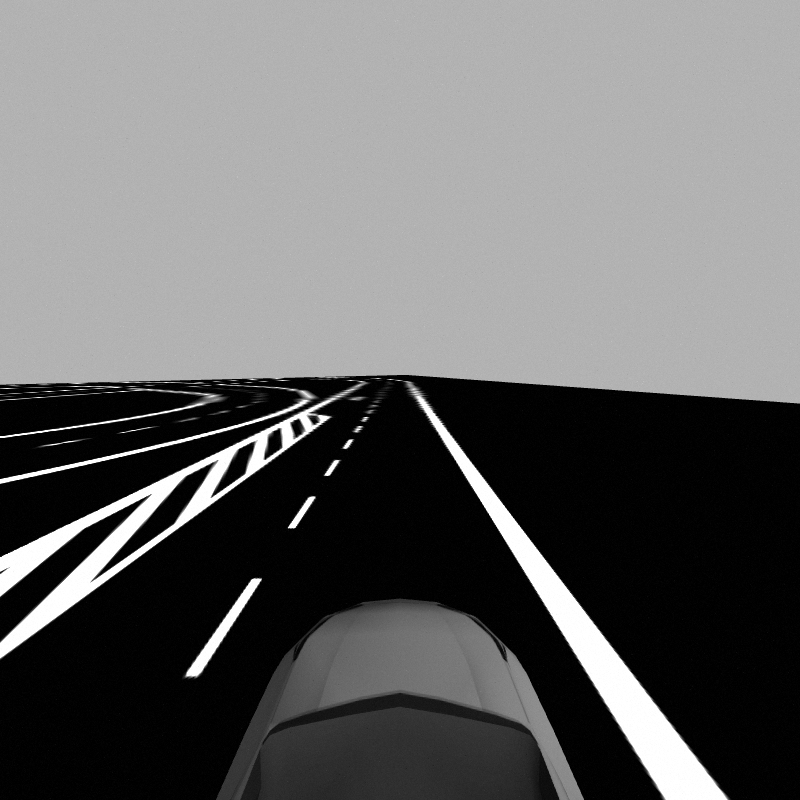
#> input picture notebooks/lane_detection_loop_20.png, 800 x 800 px
$ jupyter execute asd_lab_features.ipynb   (shell and % lines are left out)
#> lines starting #> are read from the running program, lines starting #| are printed output that depends on the picture; after the words box and inside, x2 and y2 are one past the last pixel; in counts of white or black regions, pixels touching at a corner belong together; long printed decimals are rounded
### notebooks/simulation_image_helper.py
#!/usr/bin/env python3
# coding: utf-8

"""Helper function for re-projecting image points to the road surface and vice
versa.

This module contains a class that can be used in the ASD lab gazebo simulation.
It provides functions for re-projecting image points onto the 3D ground plane
and projecting 3D points on the ground plane on to the image, both using the
known homography between image and ground plane.

Example:

  foo = ClassFoo()
  bar = foo.FunctionBar()
"""

import numpy as np


class SimulationImageHelper:
    """
    This class can be used to project points on the road surface onto the image
    and vice versa. It may be used for detecting lanes in simulation.

    Attributes:
        yHorizon: The y-coordinate of the horizon in the image

    Methods:
        image2road: project 2d image points to 3d road coords
        road2image: project 3d road coords to 2d image points
        distance2imagerow: return which y-coord in the image corresponds to a
        given distance on the 3d road plane
    """

    def __init__(self):
        """
        The class constructor.
        """
        # from calib_image.py
        self.H_I = np.matrix(
            [
                [-7.74914499e-03, 3.95733793e-18, 3.10353257e00],
                [8.56519716e-18, 9.42313768e-05, -1.86052093e00],
                [2.57498016e-18, -2.73825295e-03, 1.00000000e00],
            ]
        )

        self.H_I = self.H_I.reshape(3, 3)
        self.H = self.H_I.I

        X_infinity = np.matrix([0, 10000, 1]).reshape(3, 1)
        self.yHorizon = self.H * X_infinity
        self.yHorizon = int((self.yHorizon[1] / self.yHorizon[2]).item())

    def image2road(self, pts2d):
        """
        Transform a point on the road surface from the image to 3D coordinates
        (in DIN70000, i.e. X to front, Y to left, origin in center of vehicle at
        height 0).
        """
        N, cols = pts2d.shape
        if (cols == 1) and (N == 2):
            # if just two coordinates are given, we make sure we have a (2x1) vector
            pts2d = pts2d.T
        assert (
            cols == 2
        ), "pts2d should be a Nx2 numpy array, but we obtained (%d, %d)" % (N, cols)

        X = self.H_I * np.hstack((pts2d, np.ones((pts2d.shape[0], 1)))).T
        X = X / X[2, :]
        X = X.T

        # the camera is "self.C[2]" in front of the vehicle's center
        return np.hstack((X[:, 1], -X[:, 0]))

    def road2image(self, ptsRd, imSize=None):
        """
        Transform a 3d point on the road surface (in DIN70000, i.e. X to front,
        Y to left) to image coordinates.
        """
        N, cols = ptsRd.shape
        if (cols == 1) and (N == 2):
            # if just two coordinates are given, we make sure we have a (2x1) vector
            ptsRd = ptsRd.T
            N = cols
        assert (
            cols == 2
        ), "ptsRd should be a Nx2 numpy array, but we obtained (%d, %d)" % (N, cols)

        # go back from DIN70000 to our image coordinate system
        pts = np.hstack(
            (
                -ptsRd[:, 1].reshape((-1, 1)),
                ptsRd[:, 0].reshape((-1, 1)),
                np.ones((N, 1)),
            )
        )
        x = self.H * pts.T
        x = x / x[2, :]
        x = x.T

        if imSize is not None:
            valid = np.logical_and((x[:, 0] >= 0), (x[:, 1] >= 0))
            valid = np.logical_and(valid, (x[:, 0] < imSize[1]))
            valid = np.logical_and(valid, (x[:, 1] < imSize[0]))
            valid = np.nonzero(valid)[0].tolist()
            x = x[valid, :]

        return np.hstack((x[:, 0], x[:, 1]))

    # [6 lines left out: function distance2imagerow, not called in this run]


# [12 lines that do not run on import are left out]

### notebooks/asd_lab_features.ipynb
## Vorlesung Automones Fahren, HS Esslingen, Thao Dang

# Merkmalsextraktion für Spurverlaufsschätzung

## Vorbereitungen

In diesem Notebook sollen Sie Markierungspunkte auf den linken und rechten Spurberandungen detektieren.
Diese Markierungen sollen in der nächsten Laboreinheit dann zur Spurverlaufsschätzung mit LS-Schätzern dienen. Sie entwerfen und testen Ihren Algorithmus zunächst an Beispielbildern aus der Simulation. Asnchliessend übertragen Sie Ihr Verfahren in ROS.

Upload zu Colab (falls nötig) und laden der Standard-Bibliotheken:

[cell 1]
# Upload images - Colab ONLY!
# lane_detection_loop_20.png, lane_detection_loop_60.png, lane_detection_loop_80.png, simulation_image_helper.py
"""
try:
    from google.colab import files

    uploaded = files.upload()

    for fn in uploaded.keys():
        print('User uploaded file "{name}" with length {length} bytes'.format(
            name=fn, length=len(uploaded[fn])))

except:
    print('Not using Colab or error uploading files.')
"""

[cell 2]
import cv2
import numpy as np
from matplotlib import pyplot as plt
from simulation_image_helper import SimulationImageHelper

Als nächstes Laden wir ein Beispielbild (Sie können das Beispielbild später wechseln):

[cell 3]
im = cv2.imread('lane_detection_loop_20.png')
#> im is the input picture: shape (800, 800, 3); min 0, max 255, mean 104.1
#im = cv2.imread('lane_detection_loop_60.png')
#im = cv2.imread('lane_detection_loop_80.png')
im = cv2.cvtColor(im, cv2.COLOR_BGR2GRAY)
#> im: shape (800, 800)

plt.figure(figsize=(8,8))
plt.imshow(im, cmap='gray');

## Extraktion der Markierungspunkte im Bild

Entwerfen Sie zunächst ein Verfahren, dass mögliche Markierungspunkte im Bild erkennt. In der Wahl des Verfahrens sind Sie dabei frei. Sie können z.B. dunkel-hell-dunkel-Übergänge suchen, einen Canny-Edge-Detector verwenden, etc.

Visualisieren Sie Ihre Ergebnisse und testen Sie auf mehreren Bildern.

[cell 4]
plt.figure()
plt.imshow(im, cmap='gray')
plt.show()

edges = cv2.Canny(im, 50, 150)
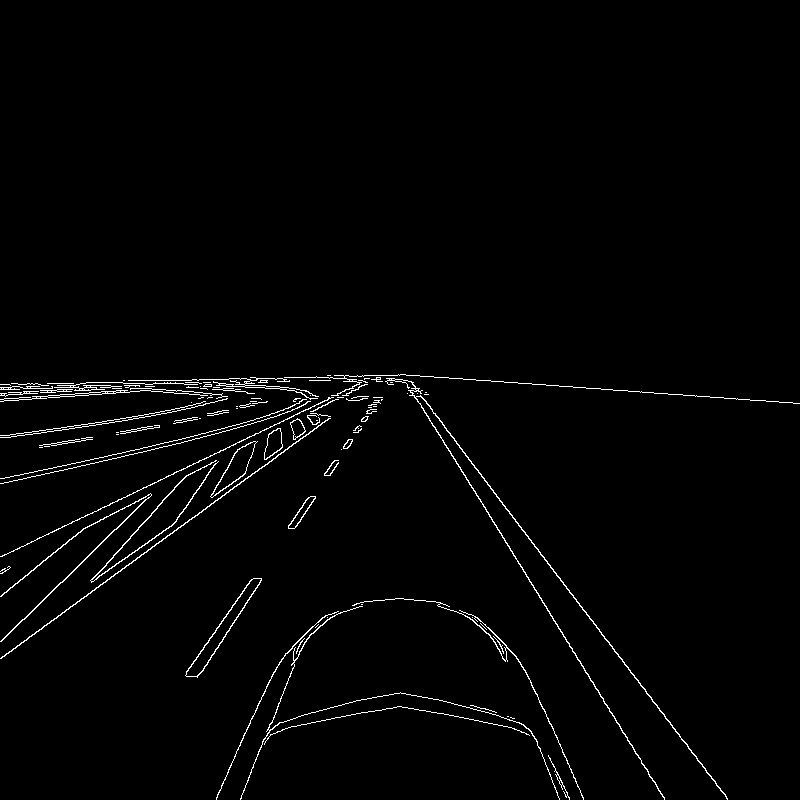
#> edges: shape (800, 800); 1.6% white in thin lines or dots, all inside (x1, y1, x2, y2) = (0, 374, 800, 800)

plt.figure()
plt.imshow(edges, cmap='gray')
plt.show()

y, x = np.where(edges > 0)
#> y = 10508 values from 374 to 799; x = 10508 values, max 799 at index 2803, min 0 at index 842, mean 284.6
points = np.column_stack((x, y))
#> points = 10508 pairs, first value 0 to 799, second value 374 to 799

plt.imshow(im, cmap='gray')
plt.scatter(points[:,0], points[:,1], s=1, c='blue')

plt.show()
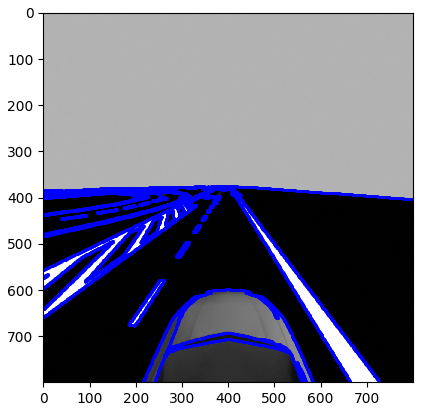
#> figure drawn by matplotlib, 1 panel

## Transformation in Vogelperspektive

Die detektierten Bildkoordinaten müssen Sie als nächstes in ein DIN70000-Koordinatensystem transformieren. Verwenden Sie dazu das Modul ``simulation_image_helper.py``. Am Ende dieses Moduls sind Beispiele für die Verwendung der bereitgestellten Funktionen zu finden.

[cell 5]
helper = SimulationImageHelper()
roadPoints = helper.image2road(points)
#> roadPoints = 10508 pairs, first value 1.5 to 75.72, second value -30.1 to 61.91
roadPoints = np.asarray(roadPoints).reshape(-1, 2)

plt.figure(figsize=(8,6))
plt.scatter(roadPoints[:,0], roadPoints[:,1], s=2, c='blue')

lane_left  = roadPoints[roadPoints[:,1] > 0] # -- linke spur
#> lane_left = 7689 pairs, first value 1.5 to 75.72, second value 0.00415 to 61.91
lane_right = roadPoints[roadPoints[:,1] < 0] # -- rechte spur
#> lane_right = 2819 pairs, first value 1.5 to 75.72, second value -30.1 to -0.00415
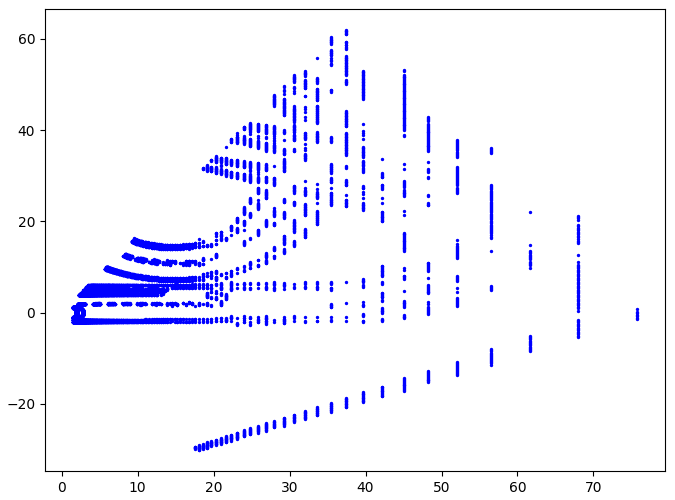
#> figure drawn by matplotlib, 1 panel

[cell 6]
# Code zum Darstellen der Markierungspunkte in der Vogelperspektive
plt.title('measurements')
plt.plot(lane_left[:, 1], lane_left[:, 0], 'r.')
plt.plot(lane_right[:, 1], lane_right[:, 0], 'g.')
plt.xlim(15, -15)
plt.xlabel('Y [m]')
plt.ylim(0, 30)
plt.ylabel('X [m]')
plt.grid(True);
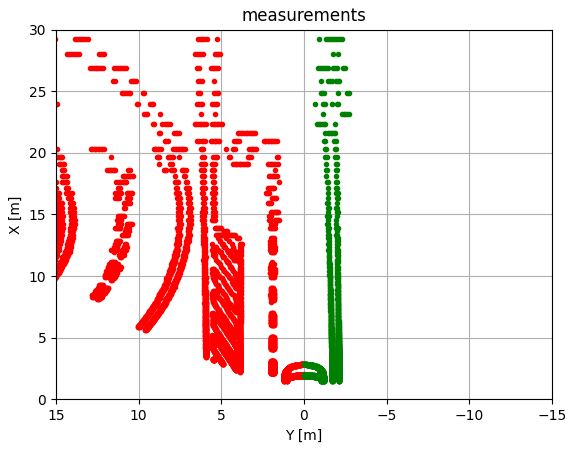
#> figure drawn by matplotlib, 1 panel

[cell 7]
import time

def LS_lane_fit(pL, pR):
    """
    LS estimate for lane coeffients z=(W, Y_offset, Delta_Phi, c0)^T.

    Args:
        pL: [NL, 2]-array of left marking positions (in DIN70000)
        pR: [NR, 2]-array of right marking positions (in DIN70000)

    Returns:
        Z: lane coeffients (W, Y_offset, Delta_Phi, c0)
    """

    H = np.zeros((pL.shape[0]+pR.shape[0], 4)) # design matrix
    Y = np.zeros((pL.shape[0]+pR.shape[0], 1)) # noisy observations

    # fill H and Y for left line points
    for i in range(pL.shape[0]):
        u, v = pL[i,0], pL[i,1]
        u2 = u*u
        H[i, :] = [0.5, -1, -u, 1.0/2.0 * u2]
        Y[i] = v
#> this loop made 7689 passes
#> (u, v, u2) on passes 1 to 3: (75.72, 0.804, 5733.1), (75.72, 0.161, 5733.1), (67.99, 21.22, 4622.7)
#> after the loop, Y = 10508 values, max 61.91 at index 565, min 0 at index 7689, mean 8.6

    # fill H and Y for right line points
    for i in range(pR.shape[0]):
        u, v = pR[i,0], pR[i,1]
        u2 = u*u
        u3 = u2*u
        H[pL.shape[0]+i, :] = [-0.5, -1, -u, 1.0/2.0 * u2]
        Y[pL.shape[0]+i] = v
#> this loop made 2819 passes
#> (u, v, u2, u3) on passes 1 to 3: (75.72, -0.161, 5733.1, 434089.5), (75.72, -0.482, 5733.1, 434089.5), (75.72, -0.804, 5733.1, 434089.5)
#> after the loop, Y = 10508 values, max 61.91 at index 565, min -30.1 at index 8197, mean 7.44

    # compute optimal state vector Z
    Z = np.dot(np.linalg.pinv(H), Y)
#> Z = [12.57, 3.58, -0.959, -0.0221]

    return Z


def LS_lane_compute(Z, maxDist=60, step=0.5):
    """
    Compute lane points from given parameter vector.

    Args;
        Z: lane coeffients (W, Y_offset, Delta_Phi, c0)
        maxDist[=60]: distance up to which lane shall be computed
        step[=0.5]: step size in x-direction (in m)

    Returns:
        (x_pred, yl_pred, yr_pred): x- and y-positions of left and
            right lane points
    """
    x_pred = np.arange(0, maxDist, step)
    yl_pred = np.zeros_like(x_pred)
    yr_pred = np.zeros_like(x_pred)

    for i in range(x_pred.shape[0]):
        u = x_pred[i]
        u2 = u*u
        yl_pred[i] = np.dot( np.array([ 0.5, -1, -u, 1.0/2.0 * u2]), Z )
        yr_pred[i] = np.dot( np.array([-0.5, -1, -u, 1.0/2.0 * u2]), Z )

    return (x_pred, yl_pred, yr_pred)

Z_all = LS_lane_fit(lane_left, lane_right)
#> Z_all = [12.57, 3.58, -0.959, -0.0221]
x_pred, yl_pred, yr_pred = LS_lane_compute(Z_all)
#> after the loop in LS_lane_compute, `for i in range(x_pred.shape[0]):`: yl_pred = 120 values, max 23.49 at index 87, min 2.7 at index 0, mean 18.13; yr_pred = 120 values, max 10.92 at index 87, min -9.86 at index 0, mean 5.56
#> x_pred = 120 values from 0 to 59.5

plt.title('measurements')
plt.plot(lane_left[:, 1], lane_left[:, 0], 'ro', label='left lane pts')
plt.plot(lane_right[:, 1], lane_right[:, 0], 'gs', label='right lane pts')
plt.legend()
plt.plot(yl_pred, x_pred, 'b')
plt.plot(yr_pred, x_pred, 'c')
plt.xlim(30, -30)
plt.xlabel('Y [m]')
plt.ylim(0, 60)
plt.ylabel('X [m]')
plt.grid(True);
def LS_lane_residuals(lane_left, lane_right, Z):


    ## HIER CODE EINFUEGEN
    H = np.zeros((lane_left.shape[0]+lane_right.shape[0], 4)) # design matrix
    Y = np.zeros((lane_left.shape[0]+lane_right.shape[0], 1))

    for i in range(lane_left.shape[0]):
        u, v = lane_left[i,0], lane_left[i,1]
        u2 = u*u
        H[i, :] = [0.5, -1, -u, 1.0/2.0 * u2]
        Y[i] = v
#> after the loop, Y = 10508 values, max 61.91 at index 565, min 0 at index 7689, mean 8.6

    for i in range(lane_right.shape[0]):
        u, v = lane_right[i,0], lane_right[i,1]
        u2 = u*u
        u3 = u2*u
        H[lane_left.shape[0]+i, :] = [-0.5, -1, -u, 1.0/2.0 * u2]
        Y[lane_left.shape[0]+i] = v

    residual = np.dot(H, Z) - Y


    ## EIGENER CODE ENDE

    return residual


def LS_lane_inliers(residual, thresh):

    ## HIER CODE EINFUEGEN
    true_inliers = 0

    true_inliers = np.abs( residual ) < thresh
    n_inliners = np.sum(true_inliers)

    return n_inliners


    ## EIGENER CODE ENDE


# test with previous estimate
residual = LS_lane_residuals(lane_left, lane_right, Z_all)

print('Found %d inliers (of %d total points).' %
      (LS_lane_inliers(residual, 0.4), lane_left.shape[0]+lane_right.shape[0]))
#| Found 321 inliers (of 10508 total points).
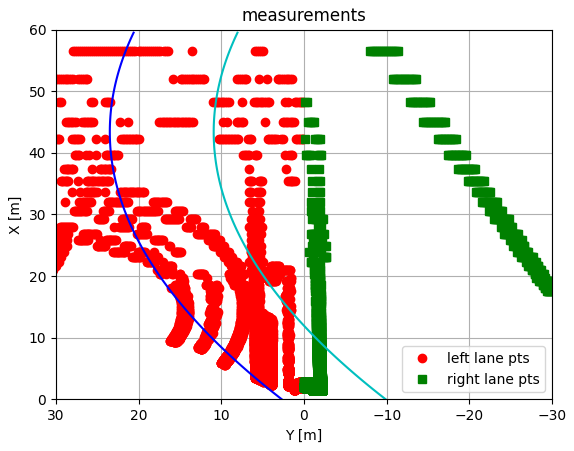
#> figure drawn by matplotlib, 1 panel

## Laufzeit

Die Laufzeit Ihres Verfahrens ist später kritisch in ROS. Messen Sie die Laufzeit Ihres Verfahrens und überlegen Sie, wie Sie Ihr Verfahren schneller machen können.

[cell 8]
import time
import random

S = 4
dist_thresh = 0.4
max_num_inliers = 0
Z_opt = None
num_iters = 30

#im = cv2.imread('lane_detection_loop_20.png')
#im = cv2.imread('lane_detection_loop_60.png')
im = cv2.imread('lane_detection_loop_80.png')
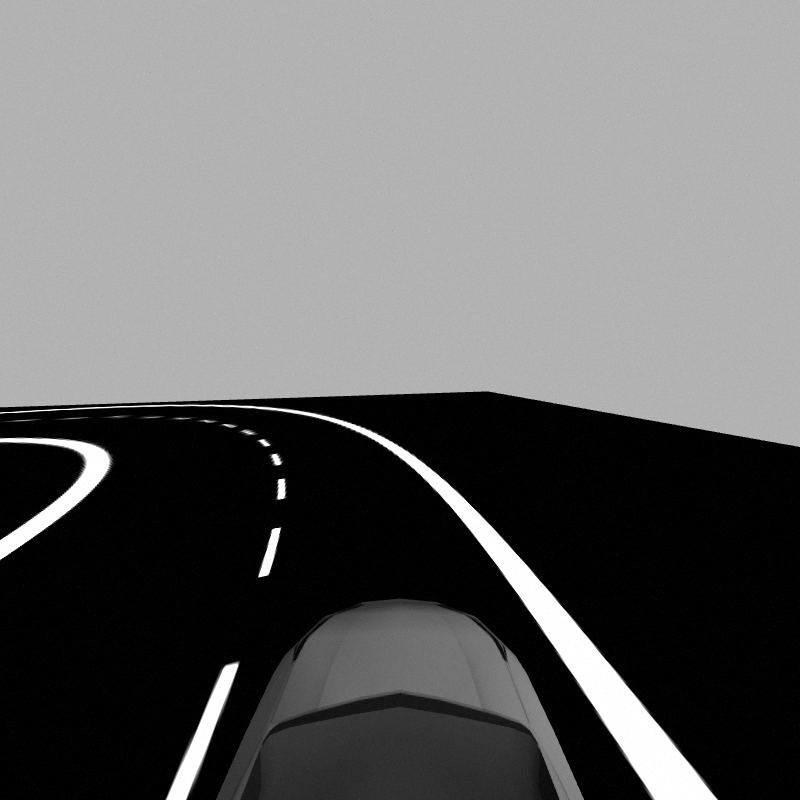
#> input picture notebooks/lane_detection_loop_80.png, 800 x 800 px
#> im is the input picture: shape (800, 800, 3); min 0, max 255, mean 105.5

im = cv2.resize(im, (0,0), fx=0.75, fy=0.75)
#> im: shape (600, 600, 3)
starttime = time.perf_counter()
# ==================================================

edges = cv2.Canny(im, 50, 1000)
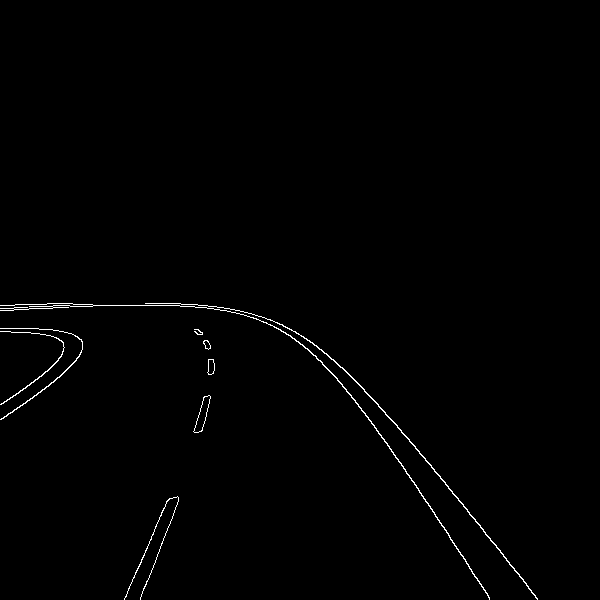
#> edges: shape (600, 600); 0.68% white in thin lines or dots, all inside (x1, y1, x2, y2) = (0, 303, 538, 600)
y, x = np.where(edges > 0)
points = np.column_stack((x, y)) * 1.5


roadPoints = helper.image2road(points)
roadPoints = np.asarray(roadPoints).reshape(-1, 2)

lane_width = 3
roadPoints = roadPoints[
    (roadPoints[:,1] > -lane_width) &
    (roadPoints[:,1] <  lane_width)
]


max_range_m = 25
roi_right_line = np.array([
    [0, 0],
    [6, 0],
    [max_range_m, 8],
    [max_range_m, -15],
    [0, -15] ])

roi_left_line = np.array([
    [0, 0],
    [6, 0],
    [max_range_m, -8],
    [max_range_m, 15],
    [0, 15] ])

M = roadPoints

lane_left = np.empty((0,2))
lane_right = np.empty((0,2))

for i in range(M.shape[0]):
    if cv2.pointPolygonTest(roi_left_line, (M[i,0], M[i,1]), False) > 0:
        lane_left = np.vstack((lane_left, M[i,:]))
    if cv2.pointPolygonTest(roi_right_line, (M[i,0], M[i,1]), False) > 0:
        lane_right = np.vstack((lane_right, M[i,:]))

lane_left_back = helper.road2image(lane_left)
imagePoints_back = np.asarray(lane_left_back).reshape(-1, 2)

lane_right_back = helper.road2image(lane_right)
imagePoints_back = np.asarray(lane_right_back).reshape(-1, 2)

for i in range(num_iters):
    # draw S//2 random indices for points in lane_left and lane_right, respectively
    idx_left = random.sample(range(lane_left.shape[0]), S//2)
    idx_right = random.sample(range(lane_right.shape[0]), S//2)

    ## HIER CODE EINFUEGEN
    Z_tmp = LS_lane_fit(lane_left[idx_left, :], lane_right[idx_right, :])
    residual = LS_lane_residuals(lane_left, lane_right, Z_tmp)
    inlier_mask = np.abs(residual) < dist_thresh
    num_inliers = LS_lane_inliers(residual, dist_thresh)
    if num_inliers > max_num_inliers:
        max_num_inliers = num_inliers
        Z_opt = Z_tmp

    # [17 lines of commented-out code are left out]


x_pred, yl_pred, yr_pred = LS_lane_compute(Z_opt)

# ==================================================
stoptime = time.perf_counter()
duration = (stoptime - starttime) * 1000

print(f"{duration:.2f} ms")

plt.figure()
plt.plot(lane_left[:, 1], lane_left[:, 0], 'ro', label='left lane pts')
plt.plot(lane_right[:, 1], lane_right[:, 0], 'gs', label='right lane pts')
plt.xlim(15, -15)
plt.xlabel('Y [m]')
plt.ylim(0, 30)
plt.ylabel('X [m]')
plt.grid(True)
plt.show()
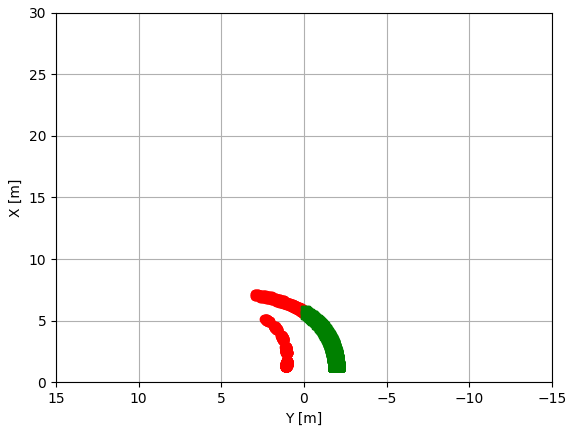
#> figure drawn by matplotlib, 1 panel


plt.imshow(im, cmap='gray')
plt.plot(lane_left_back[:, 0], lane_left_back[:, 1], 'r.')
plt.plot(lane_right_back[:, 0], lane_right_back[:, 1], 'g.')
plt.show()


plt.title('measurements')
plt.plot(lane_left[:, 1], lane_left[:, 0], 'ro', label='left lane pts')
plt.plot(lane_right[:, 1], lane_right[:, 0], 'gs', label='right lane pts')
plt.legend()
plt.plot(roi_left_line[np.r_[0:roi_left_line.shape[0], 0], 1],
         roi_left_line[np.r_[0:roi_left_line.shape[0], 0], 0], 'c')
plt.plot(roi_right_line[np.r_[0:roi_right_line.shape[0], 0], 1],
         roi_right_line[np.r_[0:roi_right_line.shape[0], 0], 0], 'y')
plt.xlim(15, -15)
plt.xlabel('Y [m]')
plt.ylim(0, 30)
plt.ylabel('X [m]')
plt.grid(True);

y

print("Current best solution: ", Z_opt.T)
#| Current best solution:  [[3.009 0.1732 0.4254 0.2362]]
#> (the rest of the program and of its run is left out)
